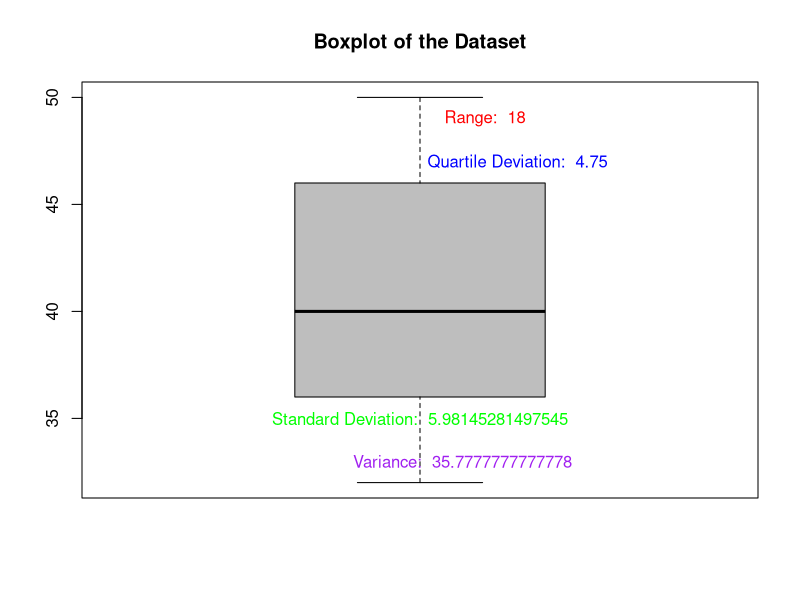

This figure's R source:
# Data 
data <-c(32,36,36,37,39,41,45,46,48,50)

range_value <- range(data)

qdev_value <- IQR(data)/2
variance_value <- var(data)
sd_value <- sd(data)

# Create a boxplot for the dataset
boxplot(data, main = "Boxplot of the Dataset", col = "grey", border = "black")

# Add text annotations for each measure of dispersion
text(1, max(data) - 1, paste("                          Range: ", diff(range_value)), col = "red")
text(1, max(data) - 3, paste("                                       Quartile Deviation: ", qdev_value), col = "blue")
text(1, max(data) - 15, paste("Standard Deviation: ", sd_value), col = "green")
text(1, max(data) - 17, paste("                 Variance: ", variance_value), col = "purple")